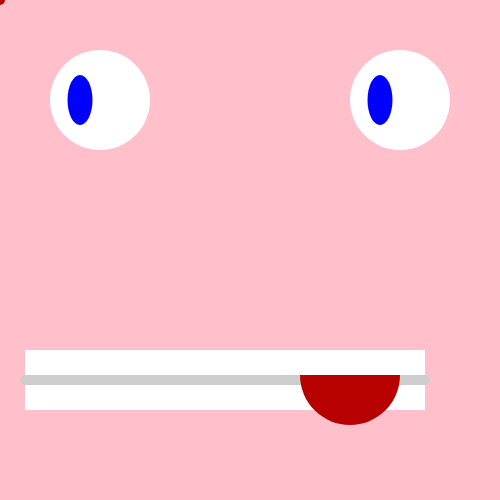
Frame 1 (no input)
Frame 60 (no input): identical to frame 1, image omitted
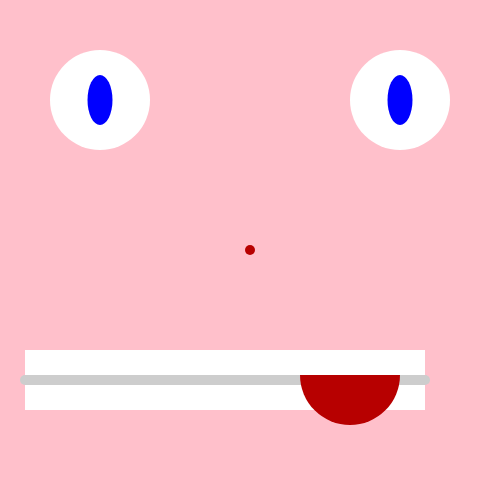
Frame 120 (the mouse pressed at the canvas centre since frame 60)

The p5.js sketch that drew these frames (run headless with seeded random() and noise() and a simulated clock; from frame 60 on, the mouse is pressed at the canvas centre):

// p5.js sketch
// ── sketch.js
var mouthX = 25;
var mouthY = 350;
var mouthW = 400;
var mouthH = 60;

var eye1X = 100;
var eye1Y = 100;

var eye2offset = 300;
var pupiloffset = 40;

var bgcolor = 'pink';

var randNum = 0;

var mapX = 0;

function setup() {
    createCanvas(500,500);
    background(154, 199, 230);
    noStroke(); //controls default black stroke

    randNum = random(256); //0-255
    console.log(randNum);
                 }

function draw() {
    // x , y , width, height
    //ellipse(mouseX, mouseY, 10, 10)
    frameRate(60);
    background(bgcolor);
    //putting the background color in the draw function allows the circle trailing the mouse to just stay a circle.
    //it won't leave a trail of itself because the background is getting redrawn every time.
    
    mapX = map(mouseX,0,width,-20,20);
    //draw random circles all over
    //ellipse(random(width), random(height), 50, 50)

    //eye1
    fill(255);
    ellipse(eye1X, eye1Y, 100, 100);
    fill(0, 0, 255);
    ellipse(eye1X + mapX, eye1Y, 25, 50);

    //eye2
    fill(255);
    ellipse(eye1X + eye2offset, 100,100);
    fill(0, 0, 255);
    ellipse(eye1X + eye2offset +mapX, eye1Y, 25, 50);

    //nose
    fill(255);
    triangle(width/2, height/2, (width/2) + 20, (height/2) + 20);


    //mouth
    rect(mouthX, mouthY, mouthW, mouthH);
    //mouthline
    stroke(205);      //line color
    strokeWeight(10); //line thickness
    line(mouthX, mouthY+mouthH/2, mouthX+mouthW,mouthY+mouthH/2);
    noStroke();        //without this, stroke weight and color is added to every element

    //tongue
    //fill('red');
    fill(randNum,0 ,0);
    //ellipse the eyes follow
    ellipse(mouseX, mouseY, 10, 10)
    arc(width/2+100, 375, 100, 100, 0, PI);
//arc(x coord, y coord, width, height, start angle, stop angle)
            //0 degrees to 180 degrees = half circle = tongue
//angles in radians
    //ANGLE REFERENCE
    //circle = 360 degrees
    //pi/2 = 90 degrees (1/4 circle)
    //pi = 180 degrees (half circle)
    //pi/3 = 60 degrees (1/6 circle)

// 0 as start angle means
//arc gets drawn starting from right side going to the south side. so half circles point down.
//if you want the circle to point up, add both angles by 180*:
  //arc(width/2+100, 375, 100, 100, PI,PI+ PI);
  //see arc practice for circles


                }

// function mousePressed(){
//     //background('yellow');
//     bgcolor = 'red';
//     randNum = random(256);
// }
//
// function mouseReleased(){
//     bgcolor = 'blue';
//
//
// }
